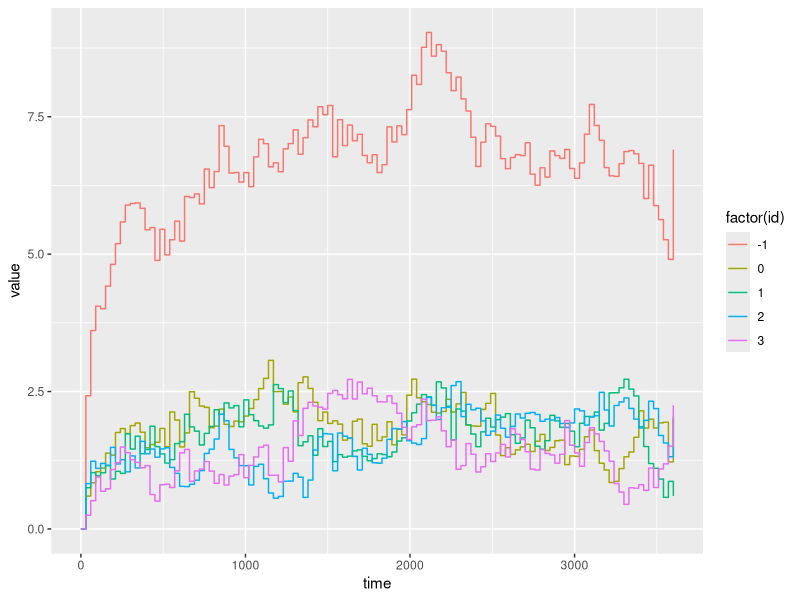

This chart was generated by the following R code:
library(tidyverse)
library(ggplot2)
library(dplyr)

wide = read.csv("results.csv", check.names = FALSE)

pairs <- seq(1, ncol(wide), by = 2)

long <- do.call(rbind, lapply(pairs, function(i) {
  data.frame(
    vector = names(wide)[i],
    time   = wide[[i]],
    value  = wide[[i + 1]]
  )
}))

long = na.omit(long)

long$id = as.integer(sub(".*\\[([0-9]+)\\].*", "\\1", long$vector))
long$run = as.integer(sub(".*\\(#([0-9]+).*", "\\1", long$vector))
long$vector = sub("\\s.*", "", long$vector)
long$time = long$time

queue_size = long[long$vector == "queueSizeVector", ]

time_grid = seq(0,7200,by = 30)

avg_qs = queue_size %>%
    group_by(id) %>%
    group_modify(~ {
        .x %>%
            group_by(run) %>%
            group_modify(~ {
                series = .x %>%
                    group_by(time) %>%
                    summarise(value = mean(value), .groups = "drop") %>%
                    arrange(time)

                tibble(
                    time = time_grid,
                    value = approx(series$time, series$value, xout = time_grid, rule = 1)$y
                )
            }) %>%
            ungroup() %>%
            group_by(time) %>%
            summarise(value = mean(value, na.rm = TRUE), .groups = "drop")
    }) %>%
    ungroup()

avg_qs = na.omit(avg_qs)

total <- avg_qs %>%
  group_by(time) %>%
  summarise(value = sum(value, na.rm = TRUE), .groups = "drop") %>%
  mutate(id = -1)

avg_qs_with_total <- bind_rows(avg_qs, total)

plot_qs = ggplot(
        avg_qs_with_total,
        aes(
            x = time,
            y = value,
            group = factor(id),
            color = factor(id)
        )
) +
geom_step()

dir.create("plots", showWarnings = FALSE)
ggsave("plots/queueSize.png", plot = plot_qs, width = 10, height = 6, dpi = 300)
